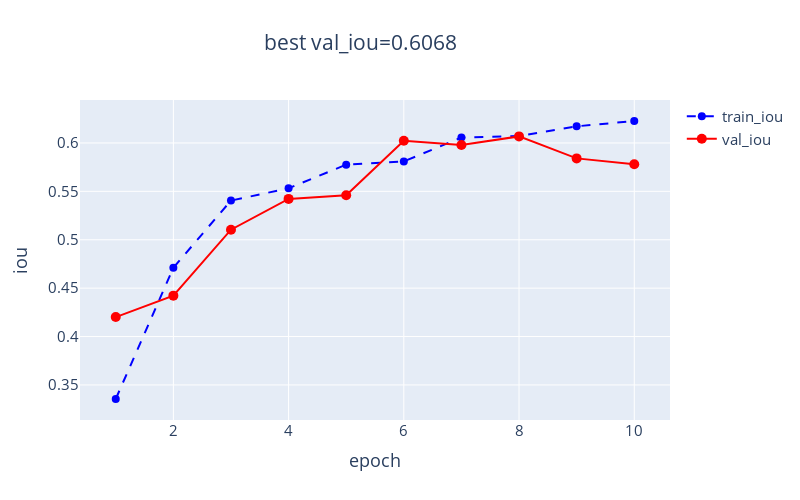

The cell this chart's notebook holds for it:
### Markdown cell above
## 4.查看训练结果

### Code cell
from importlib import reload 
from torchkeras import plots
reload(plots)
from torchkeras.plots import plot_metric 

plot_metric(dfhistory,'iou')

### Figure 1 — Plotly figure (JSON) as saved in the notebook; plotly's stock layout.template omitted (floating-point values rounded to 4 significant figures)
{"data": [{"line": {"color": "blue", "dash": "dash", "width": 2}, "marker": {"color": "blue", "size": 8}, "mode": "lines+markers", "name": "train_iou", "type": "scatter", "x": [1, 2, 3, 4, 5, 6, 7, 8, 9, 10], "y": [0.3355, 0.4711, 0.5405, 0.5531, 0.5775, 0.5809, 0.6056, 0.607, 0.6172, 0.6227]}, {"line": {"color": "red", "dash": "solid", "width": 2}, "marker": {"color": "red", "size": 10}, "mode": "lines+markers", "name": "val_iou", "type": "scatter", "x": [1, 2, 3, 4, 5, 6, 7, 8, 9, 10], "y": [0.4201, 0.4423, 0.5104, 0.5422, 0.546, 0.6023, 0.5978, 0.6068, 0.584, 0.578]}], "layout": {"font": {"size": 15}, "height": 500, "title": {"text": "best val_iou=0.6068", "x": 0.45}, "width": 800, "xaxis": {"title": {"text": "epoch"}}, "yaxis": {"title": {"text": "iou"}}}}
